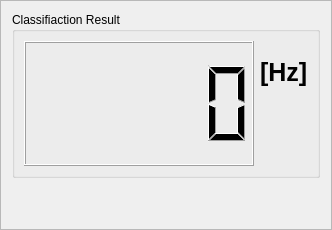
       <widget class="QFrame" name="frame_12">
        <property name="maximumSize">
         <size>
          <width>330</width>
          <height>16777215</height>
         </size>
        </property>
        <property name="frameShape">
         <enum>QFrame::StyledPanel</enum>
        </property>
        <property name="frameShadow">
         <enum>QFrame::Raised</enum>
        </property>
        <layout class="QGridLayout" name="gridLayout_17">
         <item row="0" column="0">
          <widget class="QGroupBox" name="groupBox">
           <property name="sizePolicy">
            <sizepolicy hsizetype="Minimum" vsizetype="Minimum">
             <horstretch>0</horstretch>
             <verstretch>0</verstretch>
            </sizepolicy>
           </property>
           <property name="font">
            <font>
             <weight>50</weight>
             <bold>false</bold>
            </font>
           </property>
           <property name="title">
            <string>Classifiaction Result</string>
           </property>
           <layout class="QGridLayout" name="gridLayout_12">
            <item row="0" column="1">
             <widget class="QLabel" name="label_8">
              <property name="font">
               <font>
                <pointsize>19</pointsize>
                <weight>75</weight>
                <bold>true</bold>
               </font>
              </property>
              <property name="text">
               <string>[Hz]</string>
              </property>
             </widget>
            </item>
            <item row="1" column="1">
             <spacer name="verticalSpacer_6">
              <property name="orientation">
               <enum>Qt::Vertical</enum>
              </property>
              <property name="sizeType">
               <enum>QSizePolicy::Preferred</enum>
              </property>
              <property name="sizeHint" stdset="0">
               <size>
                <width>20</width>
                <height>40</height>
               </size>
              </property>
             </spacer>
            </item>
            <item row="0" column="0" rowspan="2">
             <widget class="QLCDNumber" name="m_LcdNumber_ClasResult">
              <property name="sizePolicy">
               <sizepolicy hsizetype="Expanding" vsizetype="Minimum">
                <horstretch>0</horstretch>
                <verstretch>0</verstretch>
               </sizepolicy>
              </property>
              <property name="minimumSize">
               <size>
                <width>230</width>
                <height>125</height>
               </size>
              </property>
              <property name="maximumSize">
               <size>
                <width>230</width>
                <height>125</height>
               </size>
              </property>
              <property name="font">
               <font>
                <weight>50</weight>
                <bold>false</bold>
               </font>
              </property>
              <property name="smallDecimalPoint">
               <bool>false</bool>
              </property>
              <property name="digitCount">
               <number>5</number>
              </property>
              <property name="segmentStyle">
               <enum>QLCDNumber::Filled</enum>
              </property>
              <property name="value" stdset="0">
               <double>0.000000000000000</double>
              </property>
             </widget>
            </item>
           </layout>
          </widget>
         </item>
         <item row="1" column="0">
          <spacer name="verticalSpacer_3">
           <property name="orientation">
            <enum>Qt::Vertical</enum>
           </property>
           <property name="sizeHint" stdset="0">
            <size>
             <width>20</width>
             <height>40</height>
            </size>
           </property>
          </spacer>
         </item>
        </layout>
       </widget>
